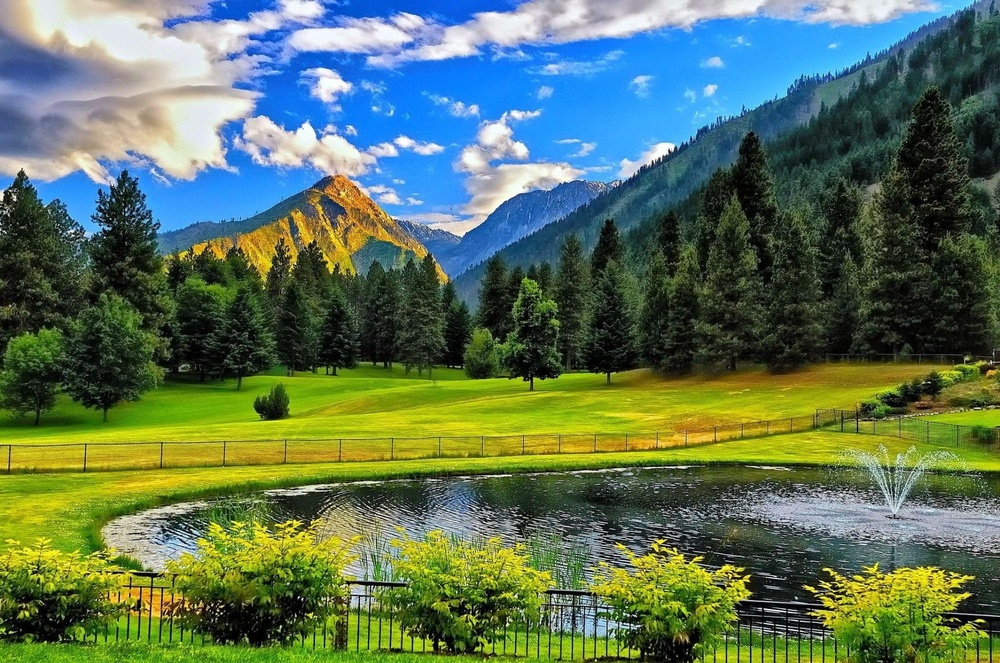
#> input picture landscape.jpg, 1000 x 663 px, shrunk from 1920 x 1273 before the run
$ python opencv.py
#> lines starting #> are read from the running program, lines starting #| are printed output that depends on the picture
import cv2
import numpy

image = cv2.imread("landscape.jpg",0) # imread fonksiyonu ile bir dosyadan goruntu okunur, 0 paramatresi eklenirs renkler kullanilmaz
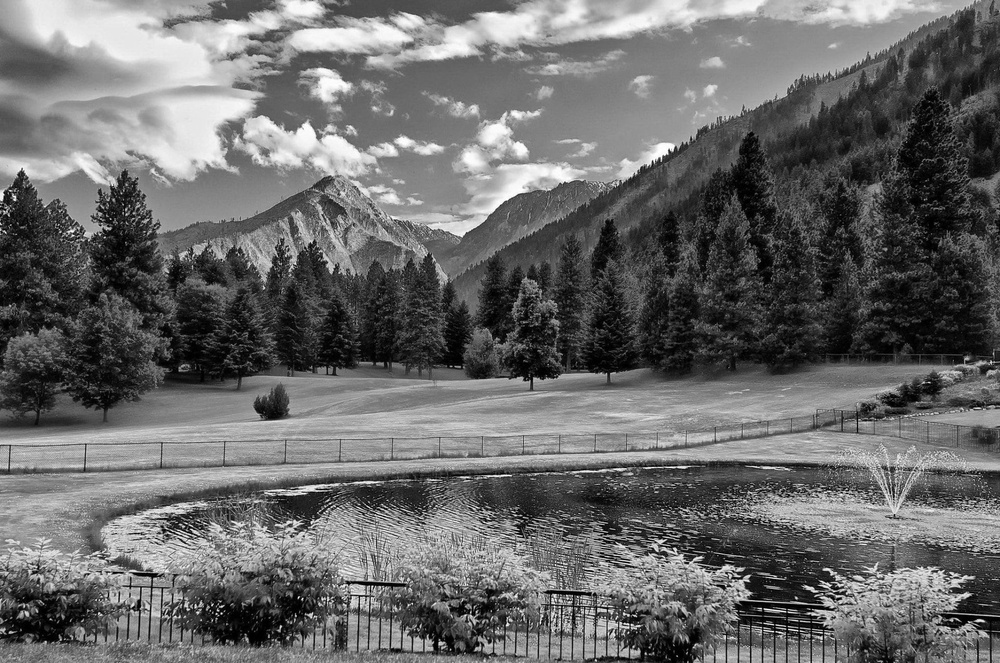
#> image: shape (663, 1000); min 0, max 255, mean 105.6

cv2.imshow("Landscape",image) # imshow fonksiyonu ile goruntu gosterilir

cv2.imwrite("new_landscape.png",image) # Goruntuyu kaydetmek icin kullanilir

print(image) # Gorunutunun piksel degerlerini (matrisleri) yazdirir
#> (printed output is left out)

print(image.size) # Goruntunun piksel sayisini yazdirir
#| 663000

print(image.dtype) # Bir NumPy dizisinin veri tipini dondurur
#| uint8

print(image.shape) # Goruntunun genislik, yukseklik ve renk kanal sayisini dondurur
#| (663, 1000)

cv2.waitKey(0) # Kullanici bir tusa basana kadar bekleyerek pencereyi acik tutar

cv2.destroyAllWindows() # Pencereyi kapatir
